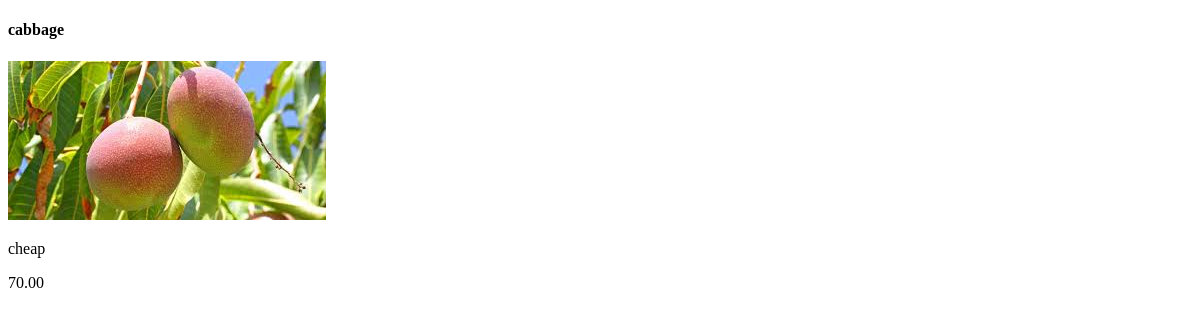
Page /inventory/products/3/ on the earlier database version.
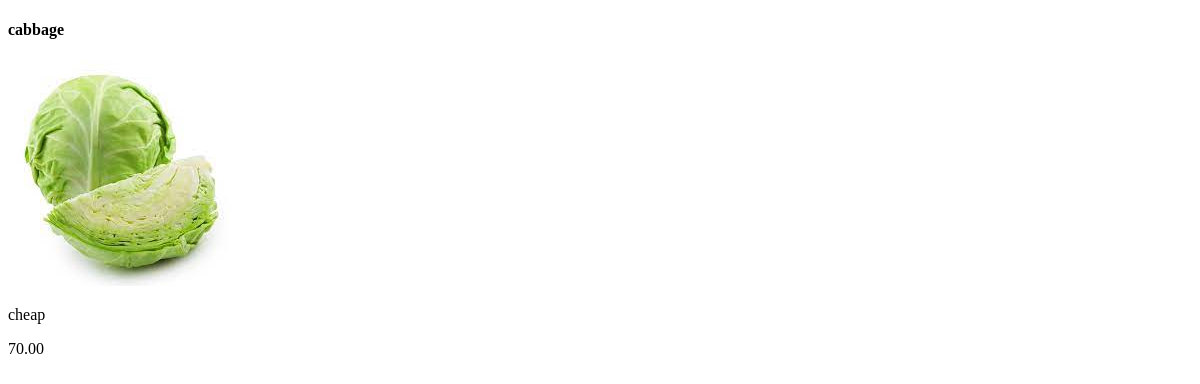
Same page on the later database version.
### inventory/models.py (models this page shows)
class Product(models.Model):
    names = models.CharField(max_length=32)
    price=models.DecimalField(max_digits=8,decimal_places=2)
    stock=models.PositiveIntegerField()
    image=models.ImageField()
    description=models.TextField()
    date_created=models.DateTimeField(auto_now_add=True)
    date_updated=models.DateTimeField(auto_now=True)

### inventory/views.py (the view)
# urls.py: path("products/<int:id>/",product_detail,name="product_detail_view"),
def product_detail(request,id):
    product=Product.objects.get(id=id)
    return render(request,"inventory/product_details.html", {"product":product})

### templates/inventory/product_details.html (shortened to what this page needs)
<!DOCTYPE html>
<html lang="en">
<head>
    {% load static %}
    <link ref="stylesheet" href="{% static 'Css/product_details.css' %}"/>
</head>
<body>    <h4>{{product.names}}</h4>
    <img src="{{product.image.url}}"/>
    <p>{{product.description}}</p>
    <span>{{product.price}}</span>
       </a></body>
</html>

Differences in the rows shown:
changed Product "cabbage": image: a different picture
